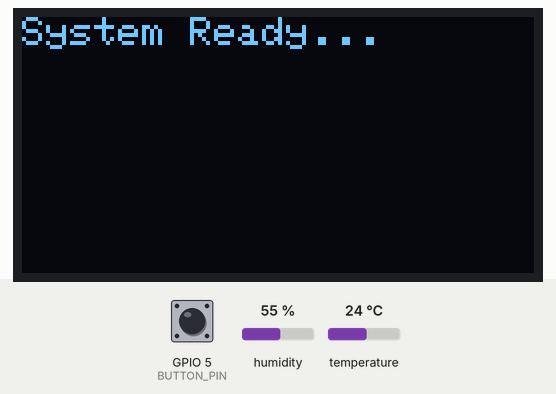
The program below on a simulated ESP32. Parts: 128×64 one-colour display. The test bench sets the inputs (shaded band); at power-on: GPIO 5 (BUTTON_PIN) HIGH, humidity 55 %, temperature 24 °C.

Above: at 1.2 s.
1.3 s: GPIO 5 (BUTTON_PIN) pulled LOW for 3.2 s
At 1.49 s:
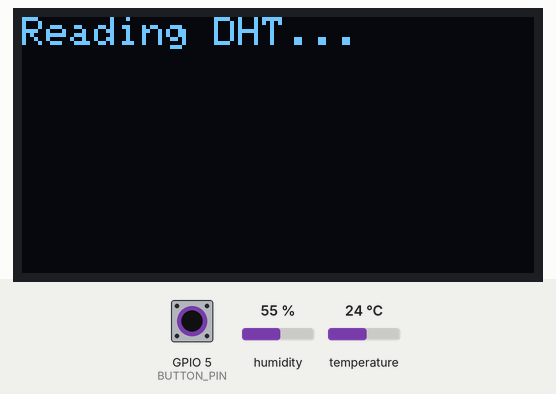
At 5.4 s:
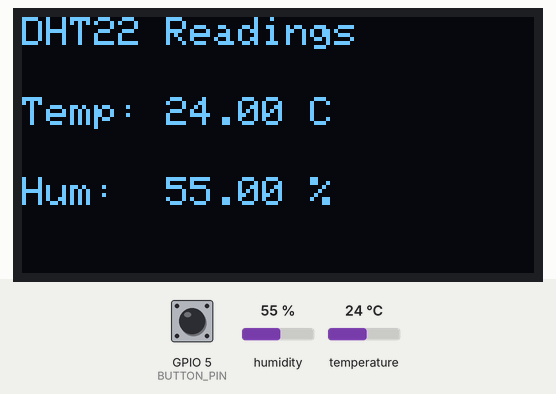
Timing chart, 0 to 6.9 s (numbered marks = the images above; inputs shaded):
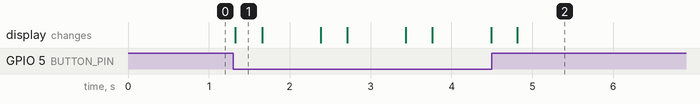

Measured:
- after the input at 1.3 s, the display: changes at once (image 1)

The program:

main.cpp
```cpp
// ----- DHT22 Sensor with OLED Display and Button -----
// This program reads temperature and humidity from a DHT22 sensor

// ----- Required Libraries -----
#include <Wire.h>                  // I2C communication library
#include <Adafruit_GFX.h>          // Graphics library for OLED
#include <Adafruit_SSD1306.h>      // OLED display driver
#include "DHT.h"                   // DHT sensor library

// ----- OLED Display Size -----
#define SCREEN_WIDTH 128            // OLED width in pixels
#define SCREEN_HEIGHT 64            // OLED height in pixels

// Create OLED display object (I2C, no reset pin = -1)
Adafruit_SSD1306 display(SCREEN_WIDTH, SCREEN_HEIGHT, &Wire, -1);

// ----- Pin Definitions -----
#define DHTPIN 23                   // DHT22 data pin connected to GPIO 23
#define DHTTYPE DHT22               // Define DHT sensor type
#define BUTTON_PIN 5                // Push button connected to GPIO 5 (to GND)

// Create DHT sensor object
DHT dht(DHTPIN, DHTTYPE);

void setup() {
  Serial.begin(115200);             // Start serial communication

  // Button uses internal pull-up resistor
  pinMode(BUTTON_PIN, INPUT_PULLUP);

  // ----- OLED Initialization -----
  // Address 0x3C is common for SSD1306 OLED
  if (!display.begin(SSD1306_SWITCHCAPVCC, 0x3C)) {
    Serial.println("OLED not found!");  // Error if OLED not detected
    while (1);                          // Stop program
  }

  // Clear OLED buffer
  display.clearDisplay();

  // Set text properties
  display.setTextSize(1);            // Normal text size
  display.setTextColor(WHITE);       // White text
  display.setCursor(0, 0);           // Top-left corner

  // Show startup message
  display.println("System Ready...");
  display.display();                 // Send buffer to OLED

  // Start DHT sensor
  dht.begin();
}

void loop() {

  // Check if button is pressed (LOW because of INPUT_PULLUP)
  if (digitalRead(BUTTON_PIN) == LOW) {

    // Show reading message
    display.clearDisplay();
    display.setCursor(0, 0);
    display.println("Reading DHT...");
    display.display();

    delay(300);   // Button debounce delay

    // Read humidity and temperature
    float h = dht.readHumidity();        // Read humidity (%)
    float t = dht.readTemperature();     // Read temperature (Celsius)

    display.clearDisplay();

    // Check if sensor reading failed
    if (isnan(t) || isnan(h)) {
      display.setCursor(0, 0);
      display.println("DHT Error!");     // Sensor error message
    } else {
      // Display temperature & humidity
      display.setCursor(0, 0);
      display.println("DHT22 Readings");

      display.setCursor(0, 20);
      display.print("Temp: ");
      display.print(t);
      display.println(" C");

      display.setCursor(0, 40);
      display.print("Hum:  ");
      display.print(h);
      display.println(" %");
    }

    display.display();   // Update OLED
    delay(700);          // Wait before next button press
  }
}
```
